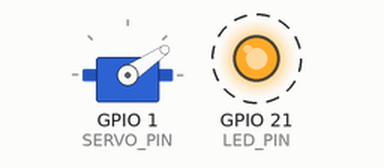
This sketch was run on a simulated Seeed XIAO ESP32-S3. Shown: servo, output pins drawn as LEDs (lit = HIGH). Dashed ring = blinking. WiFi joins after 1.5 s; servers stay silent unless stated; the camera gives no picture; servo pulses on a pin are drawn as a servo (544–2400 µs = 0–180°); what the sketch prints to the serial monitor is not drawn.

Above: at 2.5 s.
Timing chart, 0 to 4.8 s (numbered marks = the images above):
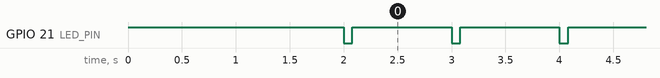

The sketch:

claw_s3.ino
```cpp
/*
 * RoomCleaner claw node -- Seeed XIAO ESP32-S3 Sense (camera board attached).
 *
 * Role: the claw's eyes and hand. It does NOT decide anything about motion.
 * The host (roomcleaner/cdpr/claw_link.py) pulls frames and status and sends
 * grip commands over HTTP on the home 2.4 GHz network.
 *
 *   GET  /status          JSON: online, uptime/clock (us), battery_v, battery_low, grip
 *                         state, servo_us, camera_ok, camera mode string, frame counter.
 *                         There is NO attitude in it: the claw carries no IMU (decision
 *                         D27). Roll/pitch come from vision and the cable model on the host.
 *   GET  /frame           one JPEG; headers X-Capture-Us (esp_timer at capture),
 *                         X-Frame-Id, X-Camera-Mode. Fixed sensor mode: the
 *                         intrinsic calibration is only valid for this mode.
 *   POST /grip?close=1    close (0 = open). The claw obeys: the HOST decides whether a
 *                         grip is approved (it waits for the claw to settle and checks
 *                         the tilt). A request without close=0|1 is rejected (400).
 *   POST /setup           park the servo at the OPEN position for horn/drum assembly
 *
 * Safety behaviour
 *   - Losing WiFi or the host NEVER opens the claw: an item held stays held.
 *   - The servo is only driven inside [SERVO_MIN_US, SERVO_MAX_US].
 *   - Brown-out (battery below BATT_CUTOFF_V): the servo holds its last command
 *     and /status reports low battery; the host refuses to lift.
 *
 * Wiring (verify against your build before powering):
 *   Servo signal   GPIO1  (D0)     servo power from the 6.0 V buck, common ground
 *   Battery sense  GPIO3  (D2)     2S LiPo through 200k/100k divider (ratio 3.0)
 *   Camera         Sense board (pins below)
 *
 * Board: "XIAO_ESP32S3", PSRAM: "OPI PSRAM". No extra libraries: the servo pulses come straight from the LEDC
 * hardware on timer 1 / channel 1 (the camera clock owns timer 0 / channel 0; ESP32Servo could collide with it and
 * leave the servo without pulses, seen on the bench 10/26).
 * Copy secrets.example.h to secrets.h and fill in the network credentials (and, optionally, a fixed IP).
 * The orange user LED blinks once a second while the sketch runs (the board has no power LED).
 * Over-the-air updates (ArduinoOTA, network port "roomcleaner-claw", password OTA_PASS from secrets.h): only
 * while the grip is OPEN, because the update ends in a reboot and a reboot stops the servo pulses (an item held
 * would drop). Rest the claw on the floor or a support before updating.
 */
#include <WiFi.h>
#include <WebServer.h>
#include <ArduinoOTA.h>
#include "driver/ledc.h"
#include "esp_camera.h"
#include "esp_timer.h"
#include "secrets.h"       // WIFI_SSID, WIFI_PASS, OTA_PASS (optional CLAW_IP / GATEWAY / SUBNET)
#ifndef OTA_PASS
#error "claw_s3: add  #define OTA_PASS \"<a password>\"  to secrets.h (over-the-air updates need one)"
#endif

// ---------------------------------------------------------------- settings
static const char* HOSTNAME = "roomcleaner-claw";
static const int   SERVO_PIN = 1;
static const int   SERVO_MIN_US = 600, SERVO_MAX_US = 2400;
static const int   SERVO_OPEN_US = 900;      // measure on the assembled claw (D8)
static const int   SERVO_CLOSED_US = 2000;   // measure: fingers curled, no stall
static const int   BATT_PIN = 3;
static const float BATT_RATIO = 3.0f;        // divider; calibrate against a meter
static const float BATT_CUTOFF_V = 6.8f;
static const char* CAMERA_MODE = "SVGA-800x600-q10";
static const int   LED_PIN = 21;             // orange user LED, ON when LOW

// XIAO ESP32-S3 Sense camera pins
#define PWDN_GPIO_NUM  -1
#define RESET_GPIO_NUM -1
#define XCLK_GPIO_NUM  10
#define SIOD_GPIO_NUM  40
#define SIOC_GPIO_NUM  39
#define Y9_GPIO_NUM    48
#define Y8_GPIO_NUM    11
#define Y7_GPIO_NUM    12
#define Y6_GPIO_NUM    14
#define Y5_GPIO_NUM    16
#define Y4_GPIO_NUM    18
#define Y3_GPIO_NUM    17
#define Y2_GPIO_NUM    15
#define VSYNC_GPIO_NUM 38
#define HREF_GPIO_NUM  47
#define PCLK_GPIO_NUM  13

WebServer server(80);
int servoUs = SERVO_OPEN_US;
bool gripClosed = false;
bool cameraOk = false;
uint32_t frameId = 0;

// ---------------------------------------------------------------- servo
// 50 Hz, 14-bit, on LEDC timer 1 / channel 1
static const ledc_mode_t SERVO_MODE = LEDC_LOW_SPEED_MODE;
static const ledc_timer_t SERVO_TIMER = LEDC_TIMER_1;
static const ledc_channel_t SERVO_CH = LEDC_CHANNEL_1;
static const uint32_t SERVO_PERIOD_US = 20000, SERVO_DUTY_MAX = (1u << 14) - 1;

bool servoStart() {
  ledc_timer_config_t t = {};
  t.speed_mode = SERVO_MODE;
  t.duty_resolution = LEDC_TIMER_14_BIT;
  t.timer_num = SERVO_TIMER;
  t.freq_hz = 50;
  t.clk_cfg = LEDC_AUTO_CLK;
  if (ledc_timer_config(&t) != ESP_OK) return false;
  ledc_channel_config_t c = {};
  c.gpio_num = SERVO_PIN;
  c.speed_mode = SERVO_MODE;
  c.channel = SERVO_CH;
  c.timer_sel = SERVO_TIMER;
  c.duty = 0;
  c.hpoint = 0;
  return ledc_channel_config(&c) == ESP_OK;
}

void setServo(int us) {
  servoUs = constrain(us, SERVO_MIN_US, SERVO_MAX_US);
  ledc_set_duty(SERVO_MODE, SERVO_CH, (uint32_t)servoUs * SERVO_DUTY_MAX / SERVO_PERIOD_US);
  ledc_update_duty(SERVO_MODE, SERVO_CH);
}

float batteryV() {
  uint32_t mv = analogReadMilliVolts(BATT_PIN);
  return mv / 1000.0f * BATT_RATIO;
}

// ---------------------------------------------------------------- camera
bool cameraInit() {
  camera_config_t c = {};
  c.ledc_channel = LEDC_CHANNEL_0;
  c.ledc_timer = LEDC_TIMER_0;
  c.pin_d0 = Y2_GPIO_NUM; c.pin_d1 = Y3_GPIO_NUM; c.pin_d2 = Y4_GPIO_NUM; c.pin_d3 = Y5_GPIO_NUM;
  c.pin_d4 = Y6_GPIO_NUM; c.pin_d5 = Y7_GPIO_NUM; c.pin_d6 = Y8_GPIO_NUM; c.pin_d7 = Y9_GPIO_NUM;
  c.pin_xclk = XCLK_GPIO_NUM; c.pin_pclk = PCLK_GPIO_NUM; c.pin_vsync = VSYNC_GPIO_NUM;
  c.pin_href = HREF_GPIO_NUM; c.pin_sccb_sda = SIOD_GPIO_NUM; c.pin_sccb_scl = SIOC_GPIO_NUM;
  c.pin_pwdn = PWDN_GPIO_NUM; c.pin_reset = RESET_GPIO_NUM;
  c.xclk_freq_hz = 20000000;
  c.pixel_format = PIXFORMAT_JPEG;
  c.frame_size = FRAMESIZE_SVGA;             // 800x600: must match the calibration
  c.jpeg_quality = 10;
  c.fb_count = 2;
  c.fb_location = CAMERA_FB_IN_PSRAM;
  c.grab_mode = CAMERA_GRAB_LATEST;          // never serve a stale queued frame
  if (esp_camera_init(&c) != ESP_OK) return false;
  sensor_t* s = esp_camera_sensor_get();
  s->set_lenc(s, 1);                         // fixed processing so intrinsics stay valid
  return true;
}

// ---------------------------------------------------------------- HTTP
void sendJson(int code, const String& body) {
  server.sendHeader("Cache-Control", "no-store");
  server.send(code, "application/json", body);
}

void handleStatus() {
  char buf[300];
  float v = batteryV();                      // one ADC read: the voltage and the flag must agree
  snprintf(buf, sizeof(buf),
           "{\"online\":true,\"t_us\":%llu,\"battery_v\":%.2f,\"battery_low\":%s,\"grip_closed\":%s,"
           "\"servo_us\":%d,\"camera_ok\":%s,\"camera_mode\":\"%s\",\"frame_id\":%lu}",
           (unsigned long long)esp_timer_get_time(), v, v < BATT_CUTOFF_V ? "true" : "false",
           gripClosed ? "true" : "false", servoUs, cameraOk ? "true" : "false", CAMERA_MODE,
           (unsigned long)frameId);
  sendJson(200, buf);
}

void handleFrame() {
  if (!cameraOk) { sendJson(503, "{\"error\":\"camera not initialised\"}"); return; }
  camera_fb_t* fb = esp_camera_fb_get();
  uint64_t t = esp_timer_get_time();
  if (!fb) { sendJson(503, "{\"error\":\"capture failed\"}"); return; }
  frameId++;
  server.sendHeader("X-Capture-Us", String((unsigned long long)t));
  server.sendHeader("X-Frame-Id", String(frameId));
  server.sendHeader("X-Camera-Mode", CAMERA_MODE);
  server.sendHeader("Cache-Control", "no-store");
  server.setContentLength(fb->len);
  server.send(200, "image/jpeg", "");
  server.client().write(fb->buf, fb->len);
  esp_camera_fb_return(fb);
}

void handleGrip() {
  // Bad parameters never move the servo: close must be exactly 0 or 1.
  if (!server.hasArg("close") || (server.arg("close") != "0" && server.arg("close") != "1")) {
    sendJson(400, "{\"ok\":false,\"why\":\"close must be 0 or 1\"}");
    return;
  }
  bool close = server.arg("close") == "1";
  setServo(close ? SERVO_CLOSED_US : SERVO_OPEN_US);
  gripClosed = close;
  sendJson(200, String("{\"ok\":true,\"grip_closed\":") + (close ? "true" : "false") + "}");
}

void handleSetup() {
  setServo(SERVO_OPEN_US);
  gripClosed = false;
  sendJson(200, "{\"ok\":true,\"note\":\"servo parked open: attach horn/drum now\"}");
}

void setup() {
  Serial.begin(115200);
  pinMode(LED_PIN, OUTPUT);
  digitalWrite(LED_PIN, HIGH);               // LED off until loop() blinks it
  if (!servoStart()) Serial.println("servo: LEDC setup FAILED");
  setServo(SERVO_OPEN_US);                   // power-up: open (nothing can be held yet)
  analogReadResolution(12);
  cameraOk = cameraInit();
  WiFi.mode(WIFI_STA);
  WiFi.setHostname(HOSTNAME);
  WiFi.setSleep(false);                      // latency over power
#if defined(CLAW_IP)
  WiFi.config(CLAW_IP, GATEWAY, SUBNET);     // fixed address: config claw.address = "<CLAW_IP>"
#endif
  WiFi.begin(WIFI_SSID, WIFI_PASS);
  while (WiFi.status() != WL_CONNECTED) { delay(300); Serial.print("."); }
  Serial.printf("\nclaw %s camera=%d\n", WiFi.localIP().toString().c_str(), cameraOk);
  server.on("/status", HTTP_GET, handleStatus);
  server.on("/frame", HTTP_GET, handleFrame);
  server.on("/grip", HTTP_POST, handleGrip);
  server.on("/setup", HTTP_POST, handleSetup);
  server.begin();
  ArduinoOTA.setHostname(HOSTNAME);
  ArduinoOTA.setPassword(OTA_PASS);
  ArduinoOTA.begin();
}

void loop() {
  digitalWrite(LED_PIN, (millis() % 1000) < 80 ? LOW : HIGH);   // heartbeat: short blink once a second
  server.handleClient();
  if (!gripClosed) ArduinoOTA.handle();       // updates only with the grip open (header comment)
  if (WiFi.status() != WL_CONNECTED) {
    WiFi.reconnect();                        // grip state is deliberately untouched
    delay(200);
  }
}
```

secrets.example.h
```cpp
// Copy to secrets.h (git-ignored) and fill in. 2.4 GHz network only.
#pragma once
#define WIFI_SSID "your-network"
#define WIFI_PASS "your-password"
// Over-the-air update password (Arduino IDE asks for it when uploading to the network port). Pick your own.
#define OTA_PASS "change-me"
// Optional fixed address (recommended: the host config's claw.address must stay the same). Leave these three lines
// commented out to take whatever address the router hands out (printed on the Serial Monitor at boot).
// #define CLAW_IP IPAddress(192, 168, 1, 70)
// #define GATEWAY IPAddress(192, 168, 1, 1)
// #define SUBNET IPAddress(255, 255, 255, 0)
```

Measured:
- by itself, GPIO 21 (LED_PIN): alternates HIGH for 0.92 s and LOW for 0.08 s
